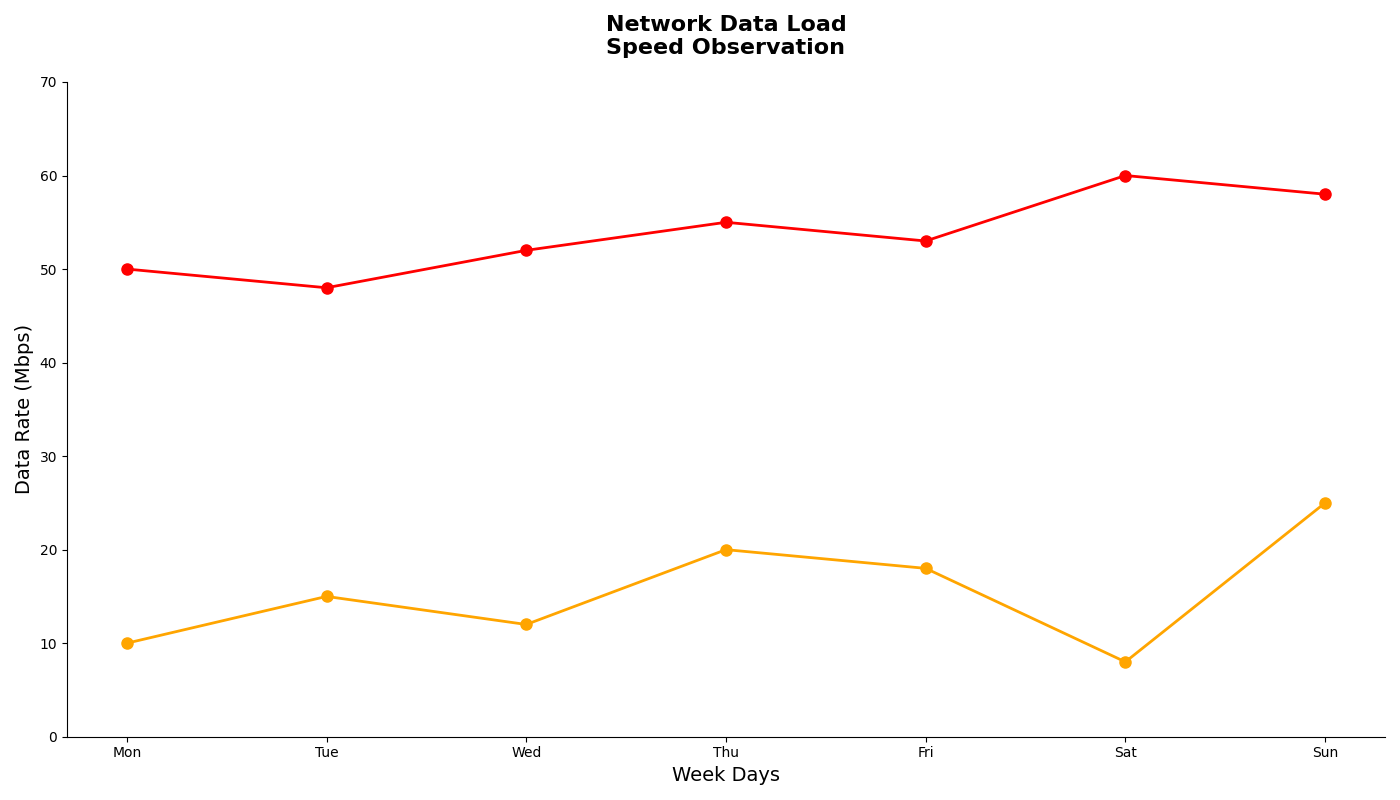

The script that drew this image:
import matplotlib.pyplot as plt

# Data Preparation
time_slots = ['Mon', 'Tue', 'Wed', 'Thu', 'Fri', 'Sat', 'Sun']
upload_rates = [10, 15, 12, 20, 18, 8, 25]
download_rates = [50, 48, 52, 55, 53, 60, 58]

# Set up the figure and plot the line chart
plt.figure(figsize=(14, 8))

# Plot upload speeds with new color
plt.plot(time_slots, upload_rates, marker='o', color='orange', linewidth=2, markersize=8)

# Plot download speeds with new color
plt.plot(time_slots, download_rates, marker='o', color='red', linewidth=2, markersize=8)

# Title and labels
plt.title('Network Data Load\nSpeed Observation', fontsize=16, fontweight='bold', pad=20)
plt.xlabel('Week Days', fontsize=14)
plt.ylabel('Data Rate (Mbps)', fontsize=14)

# Customize the y-axis limits
plt.ylim(0, 70)

# Remove spines from the plot
plt.gca().spines['top'].set_visible(False)
plt.gca().spines['right'].set_visible(False)

# Improve layout to prevent overlap
plt.tight_layout()

# Display the plot
plt.show()
